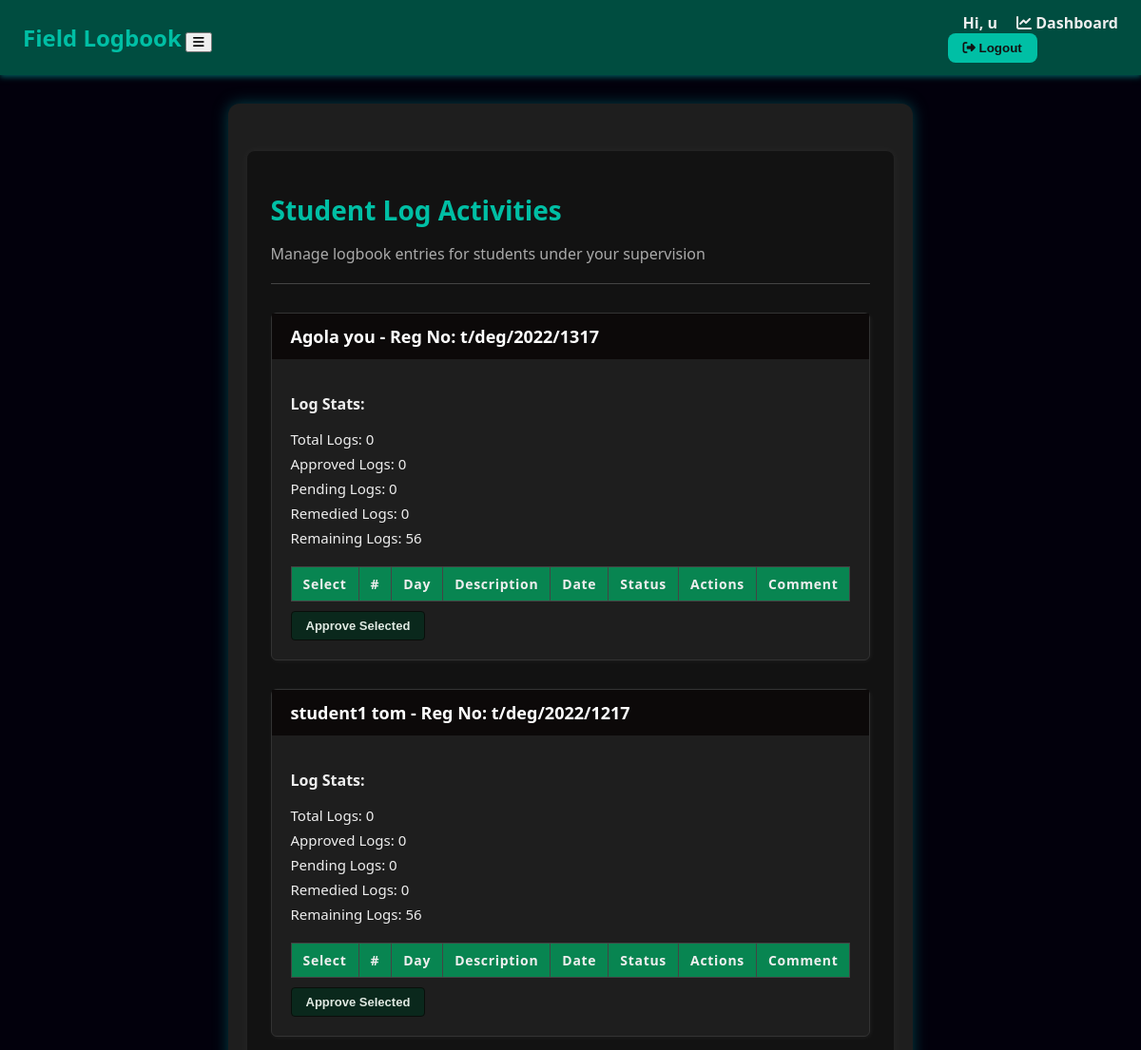
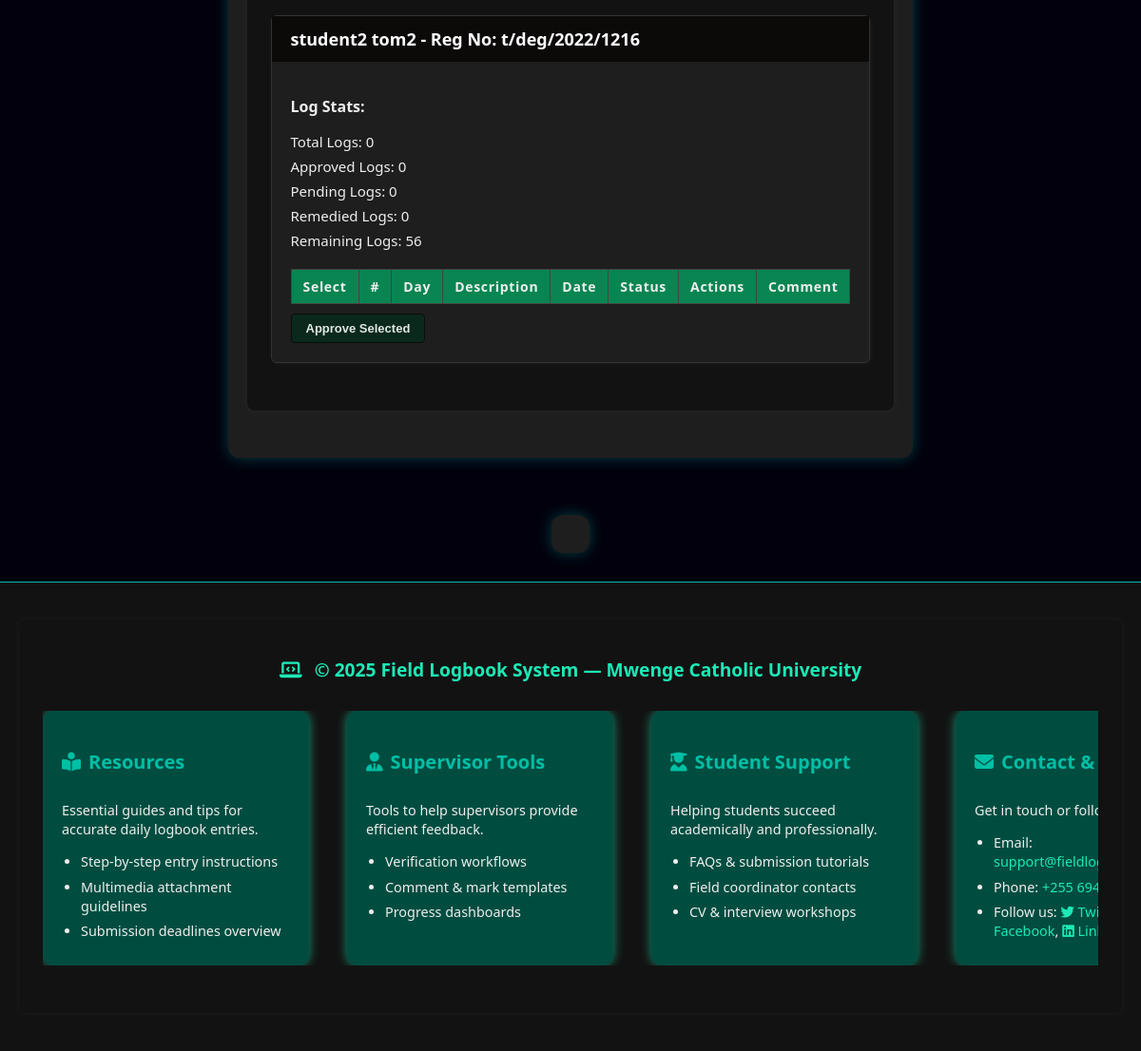
The page /logbook-activity/ (signed in) on the database its author committed (2 pictures, top to bottom).
### users/models.py (models this page shows, shortened)
class CustomUser(AbstractUser):
    ROLE_CHOICES = [
        ('student', 'Student'),
        ('onstation', 'On-Station Supervisor'),
        ('oncampus', 'On-Campus Supervisor'),
        ('admin', 'Admin'),
    ]
    role = models.CharField(max_length=20, choices=ROLE_CHOICES)
    phone_number = models.CharField(max_length=20, blank=True, null=True)
    department = models.ForeignKey(
        Department,
        on_delete=models.SET_NULL,
        null=True,
        blank=True,
        related_name='users'
    )
    profile_picture = models.ImageField(upload_to='profile_pics/', blank=True, null=True)

class StudentProfile(models.Model):
    user = models.OneToOneField(
        CustomUser,
        on_delete=models.CASCADE,
        related_name='student_profile'
    )
    registration_number = models.CharField(max_length=50, unique=True)
    course = models.ForeignKey(
        Course,
        on_delete=models.SET_NULL,
        null=True,
        blank=True
    )
    year_of_study = models.PositiveSmallIntegerField()
    phone_number = models.CharField(max_length=15, blank=True, null=True)
    profile_picture = models.ImageField(upload_to='profile_pics/', blank=True, null=True)
    institution_name = models.CharField(max_length=100, blank=True, null=True)
    department = models.ForeignKey(
        Department,
        on_delete=models.SET_NULL,
        null=True,
        blank=True
    )
    gender = models.CharField(
        max_length=10,
        choices=[('Male', 'Male'), ('Female', 'Female')],
        blank=True
    )
    date_of_birth = models.DateField(blank=True, null=True)
    address = models.TextField(blank=True, null=True)
    general_report = models.FileField(upload_to='reports/general/', blank=True, null=True)
    technical_report = models.FileField(upload_to='reports/technical/', blank=True, null=True)
    marks = models.FloatField(blank=True, null=True)
    supervisor_onstation = models.ForeignKey(
        OnStationSupervisor,
        on_delete=models.SET_NULL,
        null=True,
        blank=True,
        related_name='onstation_students'
    )
    supervisor_oncampus = models.ForeignKey(
        OnCampusSupervisor,
        on_delete=models.SET_NULL,
        null=True,
        blank=True,
        related_name='oncampus_students'
    )

### users/views.py (the view)
# urls.py: path('logbook-activity/', views.logbook_activity, name='logbook_activity'),
def logbook_activity(request):
    students = StudentProfile.objects.select_related('user').prefetch_related('log_entries')
    for student in students:
        logs_qs = student.log_entries.all()
        student.total_logs = logs_qs.count()
        student.approved_logs = logs_qs.filter(status='approved').count()
        student.pending_logs = logs_qs.filter(status='pending').count()
        student.remedied_logs = logs_qs.filter(status='rejected').count()
        student.remaining_logs = max(0, 56 - student.total_logs)  # assuming 56 expected logs
    context = {
        'students': students,
    }
    return render(request, 'users/logbook_activity.html', context)

### users/templates/users/logbook_activity.html (shortened to what this page needs)
{% extends "base.html" %}
{% load static %}
{% block content %}
<div class="container">
    <h2 class="section-title">Student Log Activities</h2>
    <p class="subtitle">Manage logbook entries for students under your supervision</p>
    <hr>
    {% for student in students %}
    <div class="card">
        <div class="card-header">
            <strong>{{ student.user.first_name }} {{ student.user.last_name }}</strong> - Reg No: {{ student.registration_number }}
        </div>
        <div class="card-body">
            <p><strong>Log Stats:</strong></p>
            <ul>
                <li>Total Logs: {{ student.total_logs }}</li>
                <li>Approved Logs: {{ student.approved_logs }}</li>
                <li>Pending Logs: {{ student.pending_logs }}</li>
                <li>Remedied Logs: {{ student.remedied_logs }}</li>
                <li>Remaining Logs: {{ student.remaining_logs }}</li>
            </ul>
            <form method="post" action="{% url 'users:bulk_approve_logs' student.user.id %}">
                <table class="styled-table">
                    <thead>
                        <tr>
                            <th>Select</th>
                            <th>#</th>
                            <th>Day</th>
                            <th>Description</th>
                            <th>Date</th>
                            <th>Status</th>
                            <th>Actions</th>
                            <th>Comment</th>
                        </tr>
                    </thead>
                </table>
                <button type="submit" class="btn btn-outline-success">Approve Selected</button>
            </form>
        </div>
    </div>
    {% endfor %}
</div>
{% endblock %}

### users/templates/base.html (shortened to what this page needs)
{% load static %}
<!DOCTYPE html>
<html lang="en">
<head>
  <link href="https://cdnjs.cloudflare.com/ajax/libs/font-awesome/6.5.0/css/all.min.css" rel="stylesheet" />
  <link rel="stylesheet" href="{% static 'css/base_style.css' %}" />
</head>
<body>
  <nav class="navbar">
    <div class="nav-left">
      <a href="{% url 'users:home' %}" class="nav-logo">Field Logbook</a>
      <button id="nav-toggle"><i class="fas fa-bars"></i></button>
    </div>
    <div class="nav-right" id="nav-menu">
      {% if user.is_authenticated %}
        <span class="nav-welcome">Hi, {{ user.username }}</span>
        {% if user.is_superuser %}
          <a href="/admin/" class="nav-link"><i class="fas fa-tools"></i> Admin</a>
        {% else %}
          <a href="{% url 'users:dashboard' %}" class="nav-link"><i class="fas fa-chart-line"></i> Dashboard</a>
        {% endif %}
        <form method="post" action="{% url 'users:logout' %}" class="logout-form">
          <button type="submit" class="logout-btn">
            <i class="fas fa-sign-out-alt"></i> Logout
          </button>
        </form>
      {% endif %}
    </div>
  </nav>
  <main class="main-content">
    {% block content %}
    {% endblock %}
  </main>
  {% include 'includes/footer.html' %}
</body>
</html>

### users/static/css/base_style.css (style rules this page uses)
body { background-color: #121212; color: #eeeeee; font-family: 'Segoe UI', Tahoma, Geneva, Verdana, sans-serif; margin: 0; padding: 0; }
a { color: #00bfa5; text-decoration: none; }
.container, .content-wrapper, main { max-width: 960px; margin: 30px auto; padding: 20px; background-color: #1e1e1e; border-radius: 12px; box-shadow: 0 0 15px rgba(0, 128, 128, 0.5); }
.navbar { display: flex; justify-content: space-between; align-items: center; background-color: #004d40; padding: 0.8rem 1.5rem; color: #eeeeee; box-shadow: 0 2px 6px rgba(0, 128, 128, 0.7); }
.nav-logo { font-weight: 700; font-size: 1.5rem; color: #00bfa5; text-decoration: none; }
.nav-link, .nav-welcome { color: #eeeeee; margin-left: 1rem; font-weight: 600; }
.logout-btn { background-color: #00bfa5; color: #121212; border: none; border-radius: 8px; padding: 8px 16px; font-weight: 700; cursor: pointer; transition: background-color 0.3s ease; }
h1, h2, h3, h4 { color: #00bfa5; }
table { width: 100%; border-collapse: collapse; margin-top: 20px; font-size: 1rem; }
th, td { padding: 12px 18px; text-align: center; }
thead { background-color: #004d40; }
thead th { color: #ffffff; font-weight: 600; letter-spacing: 0.05em; }
.btn { background-color: #00bfa5; color: #121212; padding: 10px 20px; border: none; border-radius: 8px; font-weight: 700; cursor: pointer; transition: background-color 0.3s ease; }

### users/templates/users/logbook_activity.html (style rules this page uses)
body { background-color: #02000cff !important; margin: 0; padding: 0; min-height: 100vh; font-family: Arial, sans-serif; color: #eee; }
.container { max-width: 900px; margin: 30px auto; background-color: #121212; padding: 20px 25px; box-shadow: 0 0 10px rgba(255, 255, 255, 0.05); border-radius: 8px; color: #eee; }
.section-title { font-size: 28px; font-weight: bold; margin-bottom: 5px; }
.subtitle { font-size: 16px; color: #aaa; margin-bottom: 20px; }
hr { border: none; border-bottom: 1px solid #444; margin-bottom: 30px; }
.card { border: 1px solid #333; border-radius: 6px; margin-bottom: 30px; box-shadow: 1px 1px 5px rgba(255,255,255,0.05); background-color: #1e1e1e; color: #eee; }
.card-header { background: #0c0909ff; padding: 12px 20px; font-weight: bold; font-size: 18px; color: #fff; }
.card-body { padding: 20px; }
ul { list-style-type: none; padding-left: 0; margin-bottom: 20px; }
ul li { margin-bottom: 6px; font-size: 15px; }
table.styled-table { width: 100%; border-collapse: collapse; }
table.styled-table thead tr { background-color: #088551ff; color: #fff; text-align: left; }
table.styled-table th, table.styled-table td { padding: 8px 12px; border: 1px solid #444; font-size: 14px; vertical-align: middle; color: #eee; }
.btn { padding: 5px 10px; border: none; border-radius: 4px; cursor: pointer; font-size: 13px; }
.btn-outline-success { background-color: #042c1cc0; border: 1px solid #090e0aff; color: #e0e9e2ff; margin-top: 10px; padding: 7px 15px; }
form { margin: 0; }

### users/templates/includes/footer.html (style rules this page uses)
* { box-sizing: border-box; }
html, body { margin: 0; padding: 0; height: 100%; }
body { display: flex; flex-direction: column; min-height: 100vh; font-family: 'Segoe UI', Tahoma, Geneva, Verdana, sans-serif; }
main { flex: 1 0 auto; }

### rows shown on the page
CustomUser: username "u"
StudentProfile: user.first_name "Agola", user.last_name "you", registration_number "t/deg/2022/1317", total_logs "0", approved_logs "0", pending_logs "0", remedied_logs "0", remaining_logs "56"
StudentProfile: user.first_name "student1", user.last_name "tom", registration_number "t/deg/2022/1217", total_logs "0", approved_logs "0", pending_logs "0", remedied_logs "0", remaining_logs "56"
StudentProfile: user.first_name "student2", user.last_name "tom2", registration_number "t/deg/2022/1216", total_logs "0", approved_logs "0", pending_logs "0", remedied_logs "0", remaining_logs "56"
